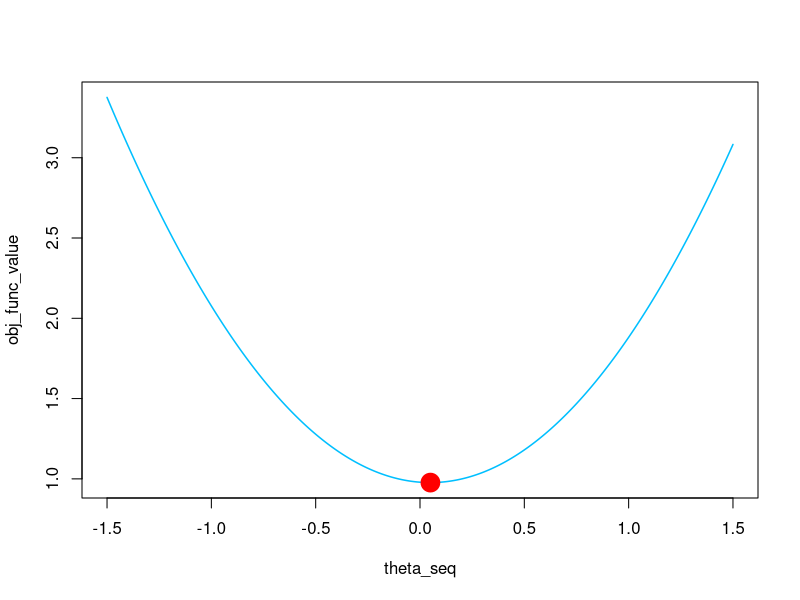
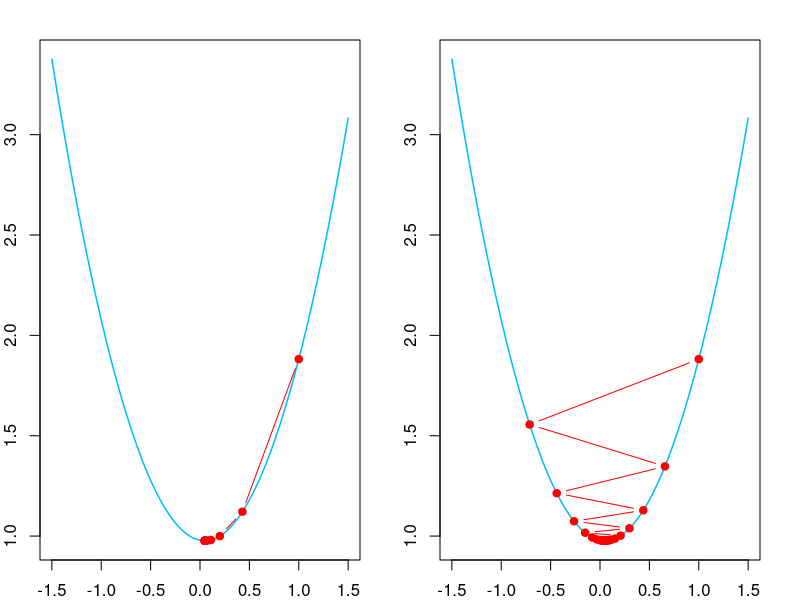

The R source for these figures, in order:
## ---- chunk 1
knitr::opts_chunk$set(echo = TRUE)
## ---- chunk 2
# Generating 100 observations and setting seed to UIN.
set.seed(667346304)
y = rnorm(100)
mean(y)
## ---- chunk 3
# Function to calculate loss function for a given theta and vector y of observations
mean_loss<-function(theta, trainy)
{
  return(mean((trainy-theta)^2))
}
## ---- chunk 4
# A grid of theta values
theta_seq=seq(-1.5, 1.5, 0.01)
# Using mean_loss() function to calculate objective function value for theta values
obj_func_value_lists=lapply(theta_seq,mean_loss,y)
# Printing the first 5 values of objective function as calculated by mean_loss()
obj_func_value_lists[1:5]
## ---- chunk 5
# Combining the list of lists into a single list(flatten the list)
obj_func_value=unlist(obj_func_value_lists, recursive = FALSE)
# Creating a data frame with theta value and corresponding objective function value
df=data.frame(theta_seq,obj_func_value)
# Finding the min value of objective function and its corresponding theta value
optimal_point=df[which.min(df$obj_func_value),]


# Plot of objective function(vertical axis) with theta(horizontal axis) & labelled optimal point
plot(theta_seq, obj_func_value, type = "l", col = "deepskyblue", lwd = 1.5)
points(optimal_point[1], optimal_point[2], col = "red", pch = 19, cex = 2.5)
## ---- chunk 6
# Creating optimizer using optim function & setting starting value=1, method= "BFGS"
optim_result<-optim(par = 1, mean_loss, trainy=y, method="BFGS")
# Printing the output of optim() optimizer
optim_result
## ---- chunk 7
# The value of theta parameter as obtained from the optim() function is 
optim_result$par
## ---- chunk 8
# Comparing the theta value obtained with the true sample mean
optim_result$par-mean(y)
## ---- chunk 9
# Gradient function
my_gd<-function(theta, trainy){
  return(mean(trainy-theta)*(-2))
}
# Calculating the value of gradient at theta=1
my_gd(1,y)
## ---- chunk 10
  # gradient descent function, which also record the path
  optim_mean_g <- function(y, 
                     theta0, # initial value
                     delta = 0.3, # step size
                     epsilon = 1e-6, #stopping rule
                     maxitr = 5000) # maximum iterations
  {
    if (!is.vector(y)) stop("y must be a vector")
    
    # initialize theta values
    allt = matrix(theta0, 1, length(theta0))
    
    # iterative update
    for (k in 1:maxitr)
    {
      # the new theta value
      theta1 = theta0 + sum(y - theta0) * 2*delta / length(y)   
      
      # record the new theta
      allt = rbind(allt, as.vector(theta1))
      
      # stopping rule
      if (max(abs(theta0 - theta1)) < epsilon)
        break;
      
      # reset theta)
      theta0 = theta1
    }
    if (k == maxitr) cat("maximum iteration reached\n")
    return(list("allt" = allt, "theta" = theta1, "iterations" = k))
  }
## ---- chunk 11
# Running the optim_mean_g() function with theta0=1 and default step-size=0.3
output1=optim_mean_g(y,theta0=1)
# Reporting the output
output1
## ---- chunk 12
# Running the optim_mean_g() function with theta0=1 and step-size=0.9
  output2=optim_mean_g(y,theta0=1,delta = 0.9)

  par(mfrow=c(1,2))
  par(mar=c(2,2,2,2))
  
  # Left plot with initial value theta_0 = 1 and step-size=0.3
  plot(theta_seq, obj_func_value, type = "l", col = "deepskyblue", lwd = 1.5)
  points(output1$allt,lapply(output1$allt,mean_loss,y),type = "b", col = "red", pch = 19)
  
  # Right plot with initial value theta_0 = 1 and step-size=0.9
  plot(theta_seq, obj_func_value, type = "l", col = "deepskyblue", lwd = 1.5)
  points(output2$allt,lapply(output2$allt,mean_loss,y),type = "b", col = "red", pch = 19)

## ---- chunk 13
# Comparing the number of iterations taken by optimization function to converge in both cases
output1$iterations

output2$iterations
